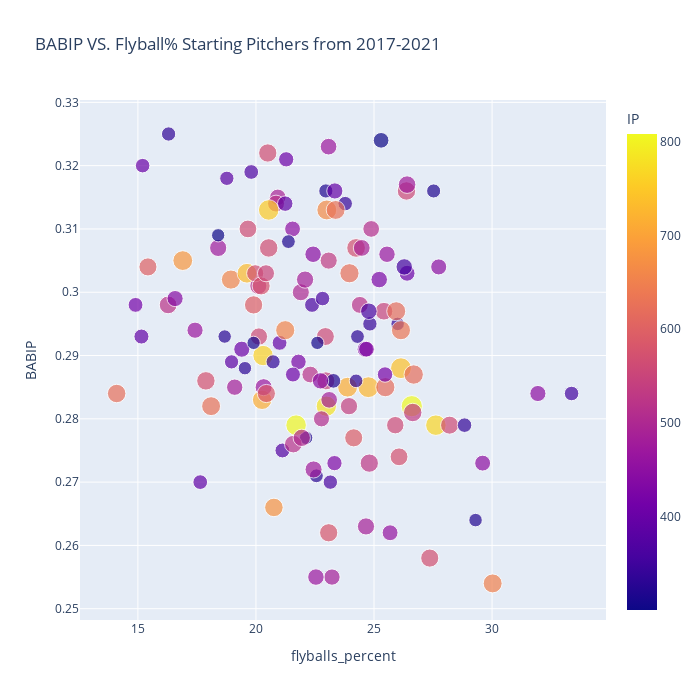

Notebook code cell kept with this figure:
### Code cell
fig = px.scatter(fg_sav, x="flyballs_percent", y="BABIP",
                 size = 'pitch_count',color ="IP",
                 hover_name="Name", log_x=False, size_max=15, width=700, height=700,
                 title = "BABIP VS. Flyball% Starting Pitchers from 2017-2021")
fig.show()

### Figure 1 — Plotly figure (JSON) as saved in the notebook; plotly's stock layout.template omitted (floating-point values rounded to 4 significant figures; data arrays with more than 128 entries replaced by an {"elided": "..."} marker saying what was removed)
{"data": [{"hovertemplate": "<b>%{hovertext}</b><br><br>flyballs_percent=%{x}<br>BABIP=%{y}<br>pitch_count=%{marker.size}<br>IP=%{marker.color}<extra></extra>", "hovertext": {"elided": "132 str values"}, "legendgroup": "", "marker": {"color": {"elided": "132 float values"}, "coloraxis": "coloraxis", "size": {"elided": "132 int values"}, "sizemode": "area", "sizeref": 58.24, "symbol": "circle"}, "mode": "markers", "name": "", "orientation": "v", "showlegend": false, "type": "scatter", "x": {"elided": "132 float values"}, "xaxis": "x", "y": {"elided": "132 float values"}, "yaxis": "y"}], "layout": {"coloraxis": {"colorbar": {"title": {"text": "IP"}}, "colorscale": [[0, "#0d0887"], [0.1111, "#46039f"], [0.2222, "#7201a8"], [0.3333, "#9c179e"], [0.4444, "#bd3786"], [0.5556, "#d8576b"], [0.6667, "#ed7953"], [0.7778, "#fb9f3a"], [0.8889, "#fdca26"], [1, "#f0f921"]]}, "height": 700, "legend": {"itemsizing": "constant", "tracegroupgap": 0}, "title": {"text": "BABIP VS. Flyball% Starting Pitchers from 2017-2021"}, "width": 700, "xaxis": {"anchor": "y", "domain": [0, 1], "title": {"text": "flyballs_percent"}}, "yaxis": {"anchor": "x", "domain": [0, 1], "title": {"text": "BABIP"}}}}
